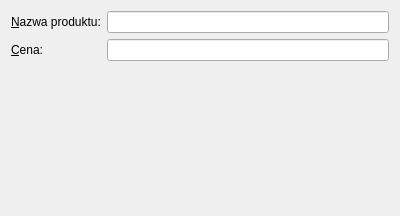
<?xml version="1.0" encoding="UTF-8"?>
<ui version="4.0">
 <class>WizardPage</class>
 <widget class="QWizardPage" name="WizardPage">
  <property name="geometry">
   <rect>
    <x>0</x>
    <y>0</y>
    <width>400</width>
    <height>216</height>
   </rect>
  </property>
  <property name="windowTitle">
   <string>Wprowadź rachunek</string>
  </property>
  <layout class="QVBoxLayout" name="verticalLayout">
   <item>
    <layout class="QFormLayout" name="formLayout">
     <item row="0" column="0">
      <widget class="QLabel" name="label">
       <property name="text">
        <string>&amp;Nazwa produktu:</string>
       </property>
       <property name="buddy">
        <cstring>lineEdit</cstring>
       </property>
      </widget>
     </item>
     <item row="0" column="1">
      <widget class="QLineEdit" name="lineEdit"/>
     </item>
     <item row="1" column="0">
      <widget class="QLabel" name="label_2">
       <property name="text">
        <string>&amp;Cena:</string>
       </property>
       <property name="buddy">
        <cstring>lineEdit_2</cstring>
       </property>
      </widget>
     </item>
     <item row="1" column="1">
      <widget class="QLineEdit" name="lineEdit_2"/>
     </item>
    </layout>
   </item>
   <item>
    <spacer name="verticalSpacer">
     <property name="orientation">
      <enum>Qt::Vertical</enum>
     </property>
     <property name="sizeHint" stdset="0">
      <size>
       <width>20</width>
       <height>127</height>
      </size>
     </property>
    </spacer>
   </item>
  </layout>
 </widget>
 <resources/>
 <connections/>
</ui>
